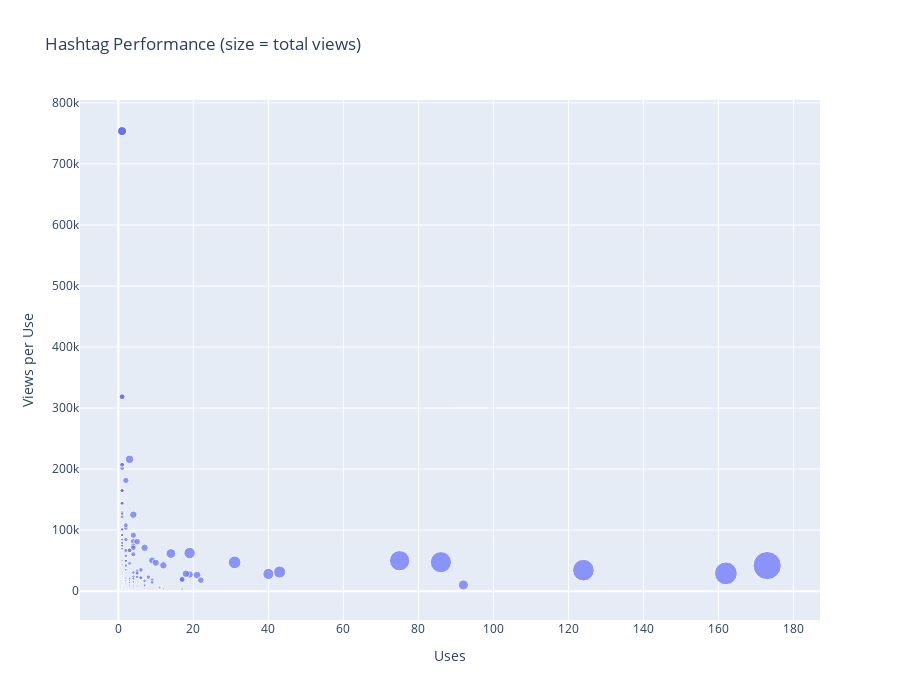

This figure's notebook cell:
### Code cell
fig = px.scatter(hashtag_stats,
                 x="uses",
                 y="views_per_use",
                 size="total_views",
                 hover_name="hashtags",
                 title="Hashtag Performance (size = total views)")
fig.update_layout(xaxis_title="Uses", yaxis_title="Views per Use", height= 700)
fig.show()

### Figure 1 — Plotly figure (JSON) as saved in the notebook; plotly's stock layout.template omitted (floating-point values rounded to 4 significant figures; data arrays with more than 128 entries replaced by an {"elided": "..."} marker saying what was removed)
{"data": [{"hovertemplate": "<b>%{hovertext}</b><br><br>uses=%{x}<br>views_per_use=%{y}<br>total_views=%{marker.size}<extra></extra>", "hovertext": {"elided": "618 str values"}, "legendgroup": "", "marker": {"color": "#636efa", "size": {"elided": "618 int values"}, "sizemode": "area", "sizeref": 18110.0, "symbol": "circle"}, "mode": "markers", "name": "", "orientation": "v", "showlegend": false, "type": "scatter", "x": {"elided": "618 int values"}, "xaxis": "x", "y": {"elided": "618 float values"}, "yaxis": "y"}], "layout": {"height": 700, "legend": {"itemsizing": "constant", "tracegroupgap": 0}, "title": {"text": "Hashtag Performance (size = total views)"}, "xaxis": {"anchor": "y", "domain": [0, 1], "title": {"text": "Uses"}}, "yaxis": {"anchor": "x", "domain": [0, 1], "title": {"text": "Views per Use"}}}}
